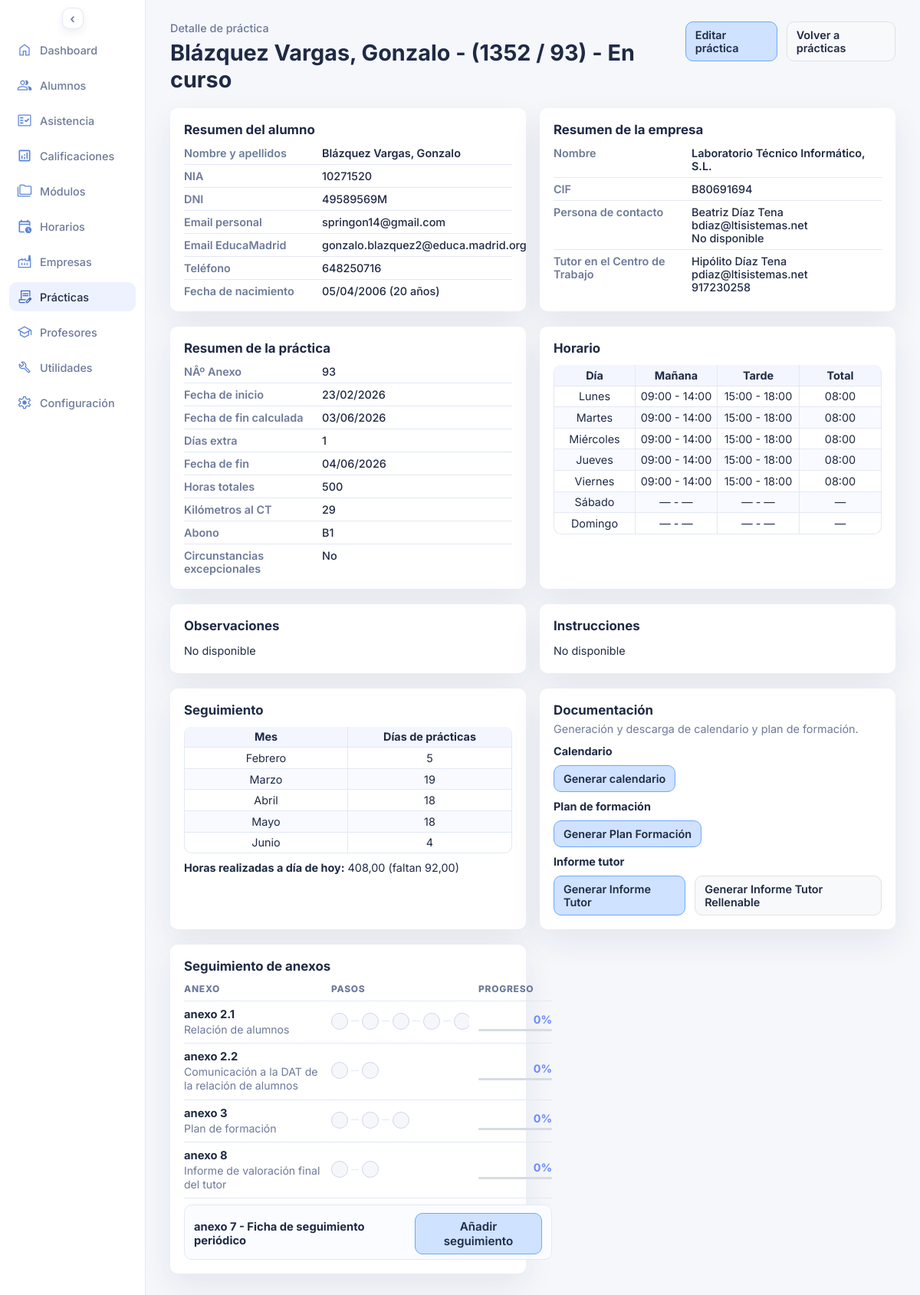
Screenshot of /practica_detalle.php?id_practica=11 with the database file from the repository.
### tables this page shows
CREATE TABLE IF NOT EXISTS `practicas_anexos` (
  `id_practicas_anexo` int unsigned NOT NULL AUTO_INCREMENT,
  `anexo` varchar(60) NOT NULL,
  `descripcion` text,
  `resumen` text,
  PRIMARY KEY (`id_practicas_anexo`)
);

CREATE TABLE IF NOT EXISTS `practicas_anexos_estados` (
  `id_practicas_anexo_estado` int unsigned NOT NULL AUTO_INCREMENT,
  `estado` varchar(60) NOT NULL,
  PRIMARY KEY (`id_practicas_anexo_estado`)
);

### practica_detalle.php (the view, shortened to what the rows shown need)
<?php
require_once __DIR__ . '/includes/practicas_pdfs.php';
function format_value($value, string $fallback = 'No disponible'): string {
  if ($value === null || $value === '') {
    return $fallback;
  }
  return (string) $value;
}
function calculate_practice_status(array $practice): string {
  $fecha_inicio = (string) ($practice['fecha_inicio'] ?? '');
  $fecha_fin_extra = (string) ($practice['fecha_fin_extra'] ?? '');
  $today = (new DateTimeImmutable('today'))->format('Y-m-d');
  if ($today <= $fecha_fin_extra) {
    return 'En curso';
  }
  return 'Finalizada';
}
function full_name(array $row, string $prefix): string {
  $parts = array_filter([
    trim((string) ($row[$prefix . '_apellido1'] ?? '')),
    trim((string) ($row[$prefix . '_apellido2'] ?? '')),
  ], static fn (string $value): bool => $value !== '');
  $name = trim((string) ($row[$prefix . '_nombre'] ?? ''));
  return trim(implode(' ', $parts) . ', ' . $name, ' ,');
}
$id_practica_raw = $_GET['id_practica'] ?? ($_GET['id'] ?? ($_POST['id_practica'] ?? ($_POST['id'] ?? null)));
$id_practica = filter_var($id_practica_raw, FILTER_VALIDATE_INT, ['options' => ['min_range' => 1]]);
$anexo_7_id = null;
$load_error = null;
$practice = null;
$anexos_catalog = [];
$anexos_fases_marcadas = [];
if ($id_practica === false || $id_practica === null) {
  $load_error = 'No se ha indicado un identificador de práctica válido.';
} else {
  try {
    $pdo = db();
    $practice_stmt->execute(['id_practica' => $id_practica]);
    $practice = $practice_stmt->fetch();
    if ($practice) {
      $anexos_stmt = $pdo->query(
        'SELECT id_practicas_anexo, anexo, descripcion
         FROM practicas_anexos
         ORDER BY id_practicas_anexo ASC'
      );
      $anexos_catalog = $anexos_stmt->fetchAll();
      foreach ($anexos_catalog as $anexo_row) {
        $anexo_codigo = trim((string) ($anexo_row['anexo'] ?? ''));
        if ($anexo_7_id === null && preg_match('/(^|\D)7(\D|$)/', $anexo_codigo) === 1) {
          $anexo_7_id = (int) $anexo_row['id_practicas_anexo'];
        }
      }
      $fases_stmt = $pdo->query(
        'SELECT id_practicas_anexo_estado, estado
         FROM practicas_anexos_estados
         ORDER BY id_practicas_anexo_estado ASC'
      );
      $fases_catalog = $fases_stmt->fetchAll();
      $anexos_estados_permitidos = [
        '2.1' => [
          'datos solicitados',
          'enviado a firmar por la empresa',
          'firmado por la empresa',
          'enviado a firmar por el director',
          'firmado por el director',
          'devuelto a la empresa',
        ],
        '2.2' => [
          'enviado a firmar por el director',
          'firmado por el director',
        ],
        '3' => [
          'enviado a firmar por la empresa',
          'firmado por la empresa',
          'devuelto a la empresa',
        ],
        '4' => [
          'enviado a la dat',
          'autorizado',
        ],
        '7' => [
          'enviado a firmar por la empresa',
          'firmado por la empresa',
        ],
        '8' => [
          'enviado a firmar por la empresa',
          'firmado por la empresa',
        ],
      ];
      $fases_catalog_por_estado_clave = [];
      $fases_catalog_por_id = [];
      foreach ($fases_catalog as $fase_row) {
        $id_fase_row = (int) $fase_row['id_practicas_anexo_estado'];
        $fases_catalog_por_id[$id_fase_row] = (string) ($fase_row['estado'] ?? '');
        $fase_estado_row = trim((string) ($fase_row['estado'] ?? ''));
        $fase_estado_normalizada = preg_replace('/\s+/u', ' ', $fase_estado_row);
        $fase_estado_normalizada = $fase_estado_normalizada !== null ? $fase_estado_normalizada : $fase_estado_row;
        $fase_estado_normalizada = function_exists('mb_strtolower') ? mb_strtolower($fase_estado_normalizada, 'UTF-8') : strtolower($fase_estado_normalizada);
        $fase_estado_clave = strtr($fase_estado_normalizada, ['á' => 'a', 'é' => 'e', 'í' => 'i', 'ó' => 'o', 'ú' => 'u', 'ü' => 'u', 'ñ' => 'n']);
        $fases_catalog_por_estado_clave[$fase_estado_clave] = (int) $fase_row['id_practicas_anexo_estado'];
      }
      $anexos_fases_ordenadas_por_id = [];
      foreach ($anexos_catalog as $anexo_row) {
        $id_anexo_row = (int) $anexo_row['id_practicas_anexo'];
        $anexo_codigo_row = trim((string) ($anexo_row['anexo'] ?? ''));
        $anexo_codigo_clave = '';
        if (preg_match('/(^|\D)(2\.1|2\.2|3|4|7|8)(\D|$)/', $anexo_codigo_row, $anexo_codigo_matches) === 1) {
          $anexo_codigo_clave = (string) $anexo_codigo_matches[2];
        }
        $anexos_fases_ordenadas_por_id[$id_anexo_row] = [];
        foreach ($anexos_estados_permitidos[$anexo_codigo_clave] as $estado_permitido_clave) {
          if (isset($fases_catalog_por_estado_clave[$estado_permitido_clave])) {
            $id_fase_permitida = (int) $fases_catalog_por_estado_clave[$estado_permitido_clave];
            $anexos_fases_ordenadas_por_id[$id_anexo_row][] = [
              'id' => $id_fase_permitida,
              'estado' => $fases_catalog_por_id[$id_fase_permitida] ?? '',
            ];
          }
        }
      }
    }
  } catch (Throwable $error) {
    $load_error = 'No se ha podido cargar el detalle de la práctica en este momento.';
  }
}
$practice_found = is_array($practice);
$student_name = $practice_found ? full_name($practice, 'alumno') : 'Práctica no encontrada';
$practice_status = $practice_found ? calculate_practice_status($practice) : 'No disponible';
$practice_header_title = $practice_found
  ? $student_name . ' - (' . format_value($practice['empresa_convenio']) . ' / ' . format_value($practice['anexo']) . ') - ' . $practice_status
  : 'Práctica no encontrada';
?>
<!DOCTYPE html>
<html lang="es">
<head>
  <link rel="stylesheet" href="assets/styles.css">
</head>
<body>
  <div class="page">
    <main class="content">
      <header class="header">
        <div>
          <h1><?php echo htmlspecialchars($practice_header_title, ENT_QUOTES, 'UTF-8'); ?></h1>
        </div>
      </header>
      <?php if ($load_error !== null): ?>
        <section class="panel">
          <div class="panel-header">
            <h3>Error al cargar la práctica</h3>
            <p><?php echo htmlspecialchars($load_error, ENT_QUOTES, 'UTF-8'); ?></p>
          </div>
        </section>
      <?php else: ?>
        <div class="practica-detalle-grid practica-detalle-grid--fila-2">
          <section class="panel practica-detalle-bloque practica-detalle-bloque--horario">
            <div class="panel-grid">
              <table class="practica-horario-detalle-table">
                <thead>
                  <tr>
                    <th>Día</th>
                    <th>Mañana</th>
                    <th>Tarde</th>
                    <th>Total</th>
                  </tr>
                </thead>
              </table>
            </div>
          </section>
        </div>
        <div class="practica-detalle-grid practica-detalle-grid--fila-4">
          <section class="panel practica-detalle-bloque practica-detalle-bloque--seguimiento">
            <div class="panel-grid">
              <table class="practica-horario-detalle-table">
                <thead>
                  <tr>
                    <th>Mes</th>
                    <th>Días de prácticas</th>
                  </tr>
                </thead>
              </table>
            </div>
          </section>
        </div>
        <div class="practica-detalle-grid practica-detalle-grid--fila-5">
          <section class="panel practica-detalle-bloque">
            <div class="panel-grid anexos-estado-tabla anexos-estado-tabla--principal">
              <?php foreach ($anexos_catalog as $anexo_item): ?>
                <?php $id_anexo_item = (int) $anexo_item['id_practicas_anexo']; ?>
                <?php if ($id_anexo_item === (int) $anexo_7_id): ?>
                  <?php continue; ?>
                <?php endif; ?>
                <?php $anexo_codigo_item = trim((string) ($anexo_item['anexo'] ?? '')); ?>
                <?php if ((isset($practice['circ_excep']) ? (int) $practice['circ_excep'] : 0) !== 1 && preg_match('/(^|\\D)4(\\D|$)/', $anexo_codigo_item) === 1): ?>
                  <?php continue; ?>
                <?php endif; ?>
                <?php $anexo_item_data = $anexos_fases_marcadas[$id_anexo_item][1] ?? ['fases' => []]; ?>
                <?php $fases_ordenadas_anexo = $anexos_fases_ordenadas_por_id[$id_anexo_item] ?? []; ?>
                <?php
                  $anexo_codigo_limpio = trim((string) ($anexo_item['anexo'] ?? ''));
                  $orden_fases_por_anexo = [
                    '2.1' => ['Datos solicitados', 'Enviado a firmar por la empresa', 'Firmado por la empresa', 'Enviado a firmar por el director', 'Firmado por el director', 'Devuelto a la empresa'],
                    '2.2' => ['Enviado a firmar por el director', 'Firmado por el director'],
                    '3' => ['Enviado a firmar por la empresa', 'Firmado por la empresa', 'Devuelto a la empresa'],
                    '4' => ['Enviado a la DAT', 'Autorizado'],
                    '8' => ['Enviado a firmar por la empresa', 'Firmado por la empresa'],
                  ];
                  $orden_objetivo = [];
                  foreach ($orden_fases_por_anexo as $codigo_anexo_orden => $fases_anexo_orden) {
                    if (strpos($anexo_codigo_limpio, (string) $codigo_anexo_orden) !== false) {
                      $orden_objetivo = $fases_anexo_orden;
                      break;
                    }
                  }
                  $fases_por_nombre = [];
                  foreach ($fases_ordenadas_anexo as $fase_item) {
                    $fases_por_nombre[trim((string) ($fase_item['estado'] ?? ''))] = $fase_item;
                  }
                  $fases_visuales = [];
                  foreach ($orden_objetivo as $fase_objetivo) {
                    if (isset($fases_por_nombre[$fase_objetivo])) {
                      $fases_visuales[] = $fases_por_nombre[$fase_objetivo];
                    }
                  }
                  $fases_totales = count($fases_visuales);
                  $fases_marcadas = 0;
                  $progreso_anexo = $fases_totales > 0 ? (int) round(($fases_marcadas / $fases_totales) * 100) : 0;
                ?>
                <div class="anexos-estado-row" data-anexo-status-row>
                  <div class="anexos-estado-col anexo-col">
                    <p class="anexos-estado-anexo-titulo"><?php echo htmlspecialchars(trim((string) ($anexo_item['anexo'] ?? 'Anexo')), ENT_QUOTES, 'UTF-8'); ?></p>
                    <p class="anexos-estado-anexo-subtitulo"><?php echo htmlspecialchars(trim((string) ($anexo_item['descripcion'] ?? '')), ENT_QUOTES, 'UTF-8'); ?></p>
                  </div>
                  <div class="anexos-estado-col pasos-col" data-fases-container>
                    <?php foreach ($fases_visuales as $fase_index => $fase_item): ?>
                      <?php $id_fase_item = (int) ($fase_item['id'] ?? 0); ?>
                      <?php $fase_estado_item = trim((string) ($fase_item['estado'] ?? '')); ?>
                      <label class="anexos-estado-hito-wrap<?php echo isset($anexo_item_data['fases'][$id_fase_item]) ? ' is-checked' : ''; ?>" data-hito-wrap>
                        <span class="anexos-estado-hito" title="<?php echo htmlspecialchars($fase_estado_item, ENT_QUOTES, 'UTF-8'); ?>"><?php echo isset($anexo_item_data['fases'][$id_fase_item]) ? '✓' : ''; ?></span>
                      </label>
                    <?php endforeach; ?>
                  </div>
                  <div class="anexos-estado-col progreso-col">
                    <span class="anexos-estado-progreso-valor" data-progreso-valor><?php echo (int) $progreso_anexo; ?>%</span>
                    <div class="anexos-estado-progreso-barra">
                    </div>
                  </div>
                </div>
              <?php endforeach; ?>
              <?php foreach ($anexos_catalog as $anexo_item): ?>
                <?php $id_anexo_item = (int) $anexo_item['id_practicas_anexo']; ?>
                <?php if ($id_anexo_item !== (int) $anexo_7_id): ?>
                  <?php continue; ?>
                <?php endif; ?>
                <div class="anexos-estado-seguimiento-card">
                  <div class="anexos-estado-seguimiento-head">
                    <div>
                      <p class="anexos-estado-anexo-titulo"><?php echo htmlspecialchars(trim((string) ($anexo_item['anexo'] ?? 'Anexo')) . ' - ' . trim((string) ($anexo_item['descripcion'] ?? '')), ENT_QUOTES, 'UTF-8'); ?></p>
                    </div>
                    <button type="button" class="primary-button anexos-estado-btn-add" data-anexo-7-add-button data-id-practica="<?php echo (int) $id_practica; ?>" data-id-practicas-anexo="<?php echo (int) $id_anexo_item; ?>">Añadir seguimiento</button>
                  </div>
                </div>
              <?php endforeach; ?>
            </div>
          </section>
        </div>
      <?php endif; ?>
    </main>
  </div>
</body>
</html>

### rows the page displays
practicas_anexos: anexo "anexo 2.1", descripcion "Relación de alumnos", progreso_anexo "0"
practicas_anexos: anexo "anexo 2.2", descripcion "Comunicación a la DAT de la relación de alumnos", progreso_anexo "0"
practicas_anexos: anexo "anexo 3", descripcion "Plan de formación", progreso_anexo "0"
practicas_anexos: anexo "anexo 8", descripcion "Informe de valoración final del tutor", progreso_anexo "0"
practicas_anexos: anexo+descripcion "anexo 7 - Ficha de seguimiento periódico"

### other values shown
$item['label'] "Dashboard"
$item['label'] "Alumnos"
$item['label'] "Asistencia"
$item['label'] "Calificaciones"
$item['label'] "Módulos"
$item['label'] "Horarios"
$item['label'] "Empresas"
$item['label'] "Prácticas"
$item['label'] "Profesores"
$item['label'] "Utilidades"
$item['label'] "Configuración"
$practice_header_title "Blázquez Vargas, Gonzalo - (1352 / 93) - En curso"
$student_name "Blázquez Vargas, Gonzalo"
format_value($practice['alumno_nia']) "10271520"
format_value($practice['alumno_dni']) "49589569M"
